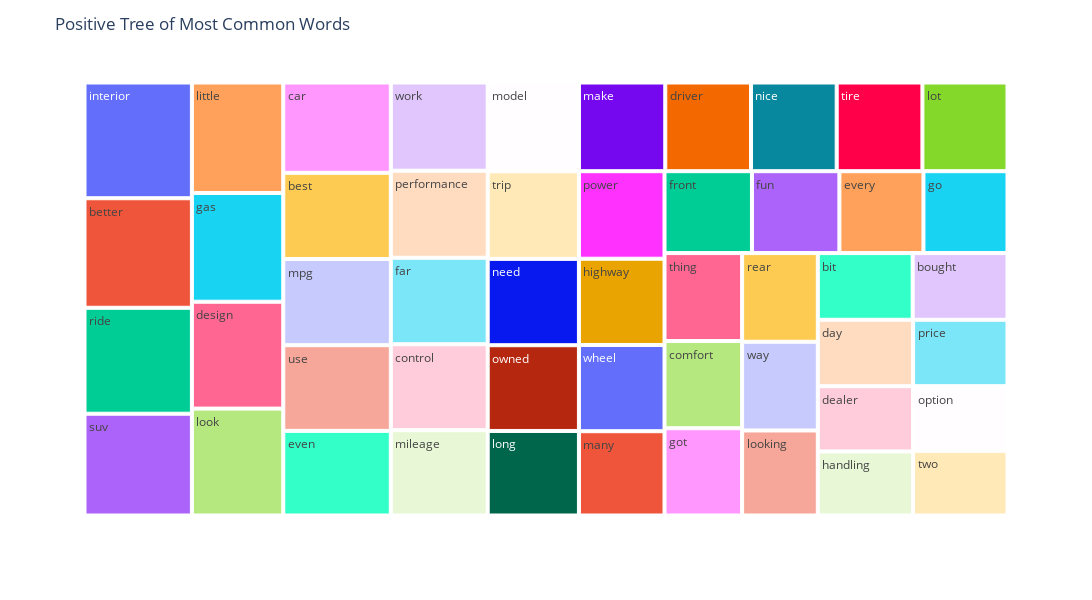

Here is the notebook cell this chart was saved with:
### Code cell
npt_positive.treemap(
    title='Positive Tree of Most Common Words',
    ngram=1,
    stopwords=stopwords,
)

### Figure 1 — Plotly figure (JSON) as saved in the notebook; plotly's stock layout.template omitted (floating-point values rounded to 4 significant figures)
{"data": [{"branchvalues": "total", "domain": {"x": [0, 1], "y": [0, 1]}, "hovertemplate": "labels=%{label}<br>word_count=%{value}<br>parent=%{parent}<br>id=%{id}<extra></extra>", "ids": ["best", "better", "bit", "bought", "car", "comfort", "control", "day", "dealer", "design", "driver", "even", "every", "far", "front", "fun", "gas", "go", "got", "handling", "highway", "interior", "little", "long", "look", "looking", "lot", "make", "many", "mileage", "model", "mpg", "need", "nice", "option", "owned", "performance", "power", "price", "rear", "ride", "suv", "thing", "tire", "trip", "two", "use", "way", "wheel", "work"], "labels": ["best", "better", "bit", "bought", "car", "comfort", "control", "day", "dealer", "design", "driver", "even", "every", "far", "front", "fun", "gas", "go", "got", "handling", "highway", "interior", "little", "long", "look", "looking", "lot", "make", "many", "mileage", "model", "mpg", "need", "nice", "option", "owned", "performance", "power", "price", "rear", "ride", "suv", "thing", "tire", "trip", "two", "use", "way", "wheel", "work"], "name": "", "parents": ["", "", "", "", "", "", "", "", "", "", "", "", "", "", "", "", "", "", "", "", "", "", "", "", "", "", "", "", "", "", "", "", "", "", "", "", "", "", "", "", "", "", "", "", "", "", "", "", "", ""], "type": "treemap", "values": [167, 212, 114, 114, 175, 122, 150, 114, 112, 176, 137, 164, 124, 151, 129, 129, 179, 124, 122, 110, 133, 224, 182, 139, 176, 116, 136, 138, 130, 149, 146, 167, 142, 137, 110, 141, 152, 135, 113, 121, 205, 197, 123, 137, 144, 110, 166, 121, 133, 154]}], "layout": {"height": 600, "legend": {"tracegroupgap": 0}, "margin": {"t": 60}, "title": {"text": "Positive Tree of Most Common Words"}, "width": 1300}}
